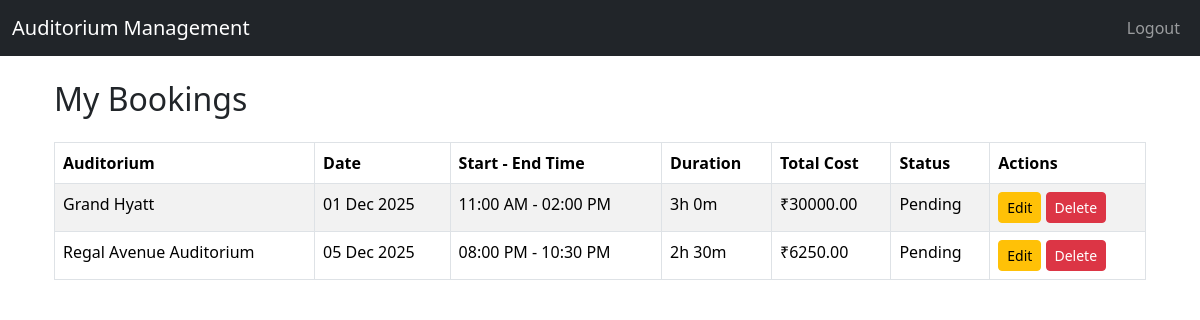
/view_my_bookings (signed in), run on the app's committed database.
### auditorium_app/models.py (models this page shows, shortened)
class Booking(models.Model):
    STATUS_CHOICES = [
        ('Pending', 'Pending'),
        ('Confirmed', 'Confirmed'),
        ('Cancelled', 'Cancelled')
    ]
    user = models.ForeignKey(User, on_delete=models.CASCADE)
    auditorium = models.ForeignKey(Auditorium, on_delete=models.CASCADE)
    date = models.DateField()
    start_time = models.TimeField()
    end_time = models.TimeField()
    duration = models.DurationField(blank=True, null=True)
    total_cost = models.DecimalField(max_digits=10, decimal_places=2, blank=True, null=True)
    status = models.CharField(max_length=20, choices=STATUS_CHOICES, default='Pending')
    @property
    def duration_h_m(self):
        if not self.duration:
            return (0, 0)
        total_seconds = int(self.duration.total_seconds())
        return divmod(total_seconds // 60, 60)  # (hours, minutes)

class Auditorium(models.Model):
    name = models.CharField(max_length=100)
    location = models.CharField(max_length=150)
    capacity = models.IntegerField()
    rent_per_hour = models.DecimalField(max_digits=10, decimal_places=2)
    description = models.TextField(blank=True, null=True)

### auditorium_app/views.py (the view)
# urls.py: path('view_my_bookings', views.view_my_bookings, name='view_my_bookings'),
@login_required
def view_my_bookings(request):
    bookings = Booking.objects.filter(user=request.user)
    return render(request, 'my_bookings.html', {'bookings': bookings})

### auditorium_app/templates/my_bookings.html
{% extends 'base.html' %}
{% block content %}
<div class="container mt-4">
    <h2 class="mb-4">My Bookings</h2>
    <table class="table table-bordered table-striped">
        <thead>
            <tr>
                <th>Auditorium</th>
                <th>Date</th>
                <th>Start - End Time</th>
                <th>Duration</th>
                <th>Total Cost</th>
                <th>Status</th>
                <th>Actions</th>
            </tr>
        </thead>
        <tbody>
            {% for booking in bookings %}
            <tr>
                <td>{{ booking.auditorium.name }}</td>
                <td>{{ booking.date|date:"d M Y" }}</td>
                <td>{{ booking.start_time|time:"h:i A" }} - {{ booking.end_time|time:"h:i A" }}</td>
                <td>
                    {% with h=booking.duration_h_m.0 m=booking.duration_h_m.1 %}
                        {{ h }}h {{ m }}m
                    {% endwith %}
                </td>
                <td>₹{{ booking.total_cost }}</td>
                <td>{{ booking.status }}</td>
                <td>
                    <a href="{% url 'edit_booking' booking.id %}" class="btn btn-warning btn-sm">Edit</a>
                    <a href="{% url 'delete_booking' booking.id %}" class="btn btn-danger btn-sm">Delete</a>
                </td>
            </tr>
            {% empty %}
            <tr><td colspan="7" class="text-center">No bookings found.</td></tr>
            {% endfor %}
        </tbody>
    </table>
</div>
{% endblock %}

### data on the page
Booking: auditorium.name "Grand Hyatt", date "01 Dec 2025", start_time "11:00 AM", end_time "02:00 PM", duration_h_m.0 "3", duration_h_m.1 "0", total_cost "30000.00", status "Pending"
Booking: auditorium.name "Regal Avenue Auditorium", date "05 Dec 2025", start_time "08:00 PM", end_time "10:30 PM", duration_h_m.0 "2", duration_h_m.1 "30", total_cost "6250.00", status "Pending"
